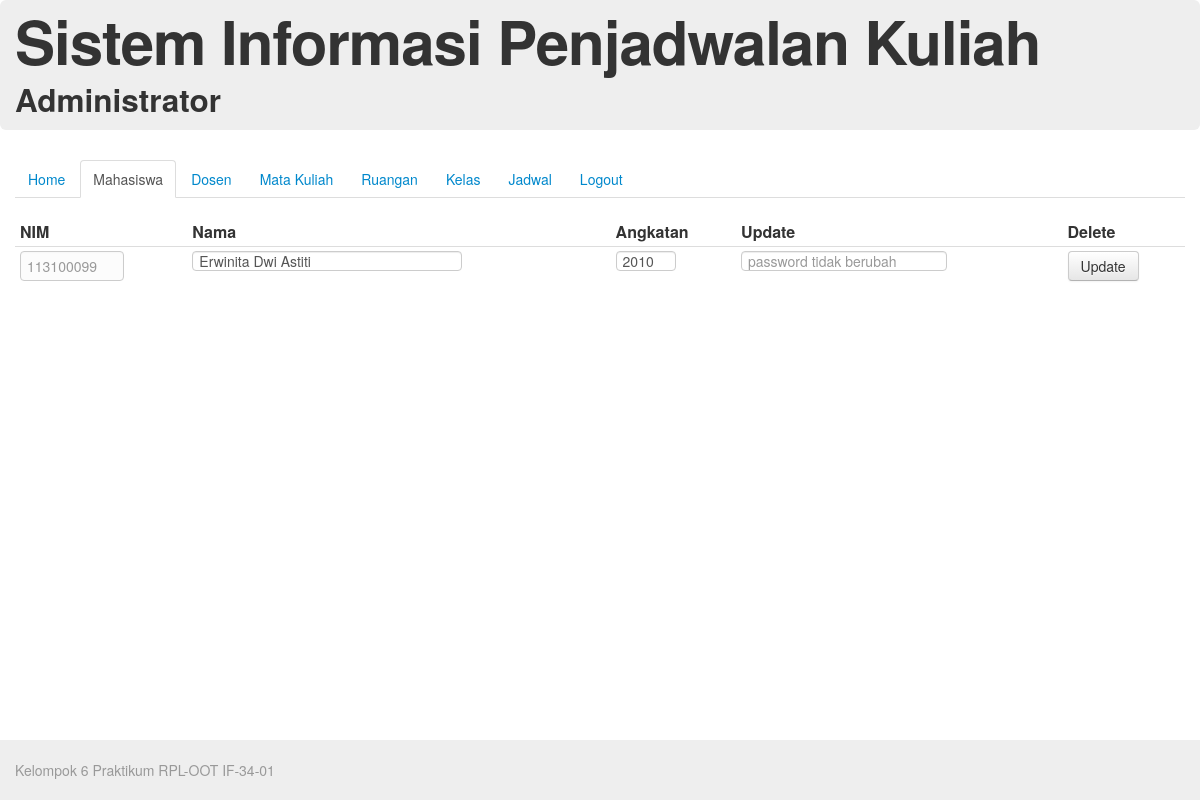
Page /source/index.php/adminController/formUpdateMahasiswa/113100099 on the committed database.
### tables this page shows
CREATE TABLE IF NOT EXISTS `mahasiswa` (
  `nim` varchar(9) NOT NULL,
  `nama` varchar(30) NOT NULL,
  `angkatan` int(4) NOT NULL,
  `password` varchar(32) NOT NULL,
  PRIMARY KEY (`nim`)
);

### source/application/controllers/adminController.php (called while the page is built, shortened)
<?php if ( ! defined('BASEPATH')) exit('No direct script access allowed');
class AdminController extends CI_Controller {
	function formUpdateMahasiswa($nim){
		$data['active'] = "mahasiswa";
		$this->load->model('mahasiswa');
		$data['mahasiswa'] = $this->mahasiswa->get($nim);
		$this->load->view('header');
		$this->load->view('admin/menu',$data);
		$this->load->view('admin/updateMahasiswa', $data);
		$this->load->view('footer');
	}
}

### source/index.php (called while the page is built, shortened)
<?php
require_once BASEPATH.'core/CodeIgniter.php';

### source/application/models/mahasiswa.php (called while the page is built, shortened)
<?php
class Mahasiswa extends CI_Model{
	function get($nim){
		$query = $this->db->get_where('mahasiswa', array('nim' => $nim));
		return $query->result();
	}
} ?>

### source/application/views/admin/updateMahasiswa.php (the view, shortened to what this page needs)
<div id="content">
  <table class="table table-hover table-condensed">
    <thead>
      <tr>
        <th>NIM</th>
        <th>Nama</th>
        <th>Angkatan</th>
        <th>Update</th>
        <th>Delete</th>
      </tr>
    </thead>
    <tbody>
      <form action="<?php echo base_url(); ?>index.php/adminController/updateMahasiswa" method="POST">
        <tr>
          <td><span class="uneditable-input input-small"><?php echo $mahasiswa[0]->nim ?></td>
          <td><input class="input-xlarge" type="text" name="nama" placeholder="nama" maxlength="30" value="<?php echo $mahasiswa[0]->nama ?>"></td>
          <td><input class="input-mini" type="text" name="angkatan" placeholder="angkatan" maxlength="4" value="<?php echo $mahasiswa[0]->angkatan ?>"></td>
          <td><input type="password" name="password" placeholder="password tidak berubah" maxlength="20"></td>
          <td><input class="btn" type="submit" value="Update"></td>
        </tr>
      </form>
    </tbody>
  </table>
</div>

### rows in the picture
mahasiswa: nim "113100099", nama "Erwinita Dwi Astiti", angkatan "2010"
